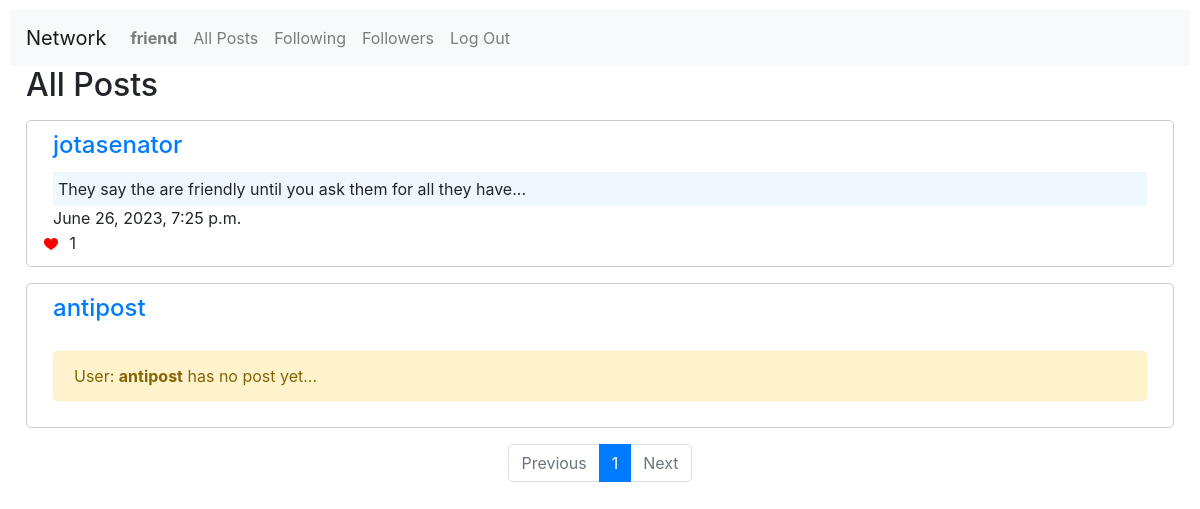
Page /following (signed in) on the committed database.
### network/models.py (models this page shows)
class User(AbstractUser):
    pass

class Post(models.Model):
    user = models.ForeignKey(
        User, on_delete=models.CASCADE, default=None, related_name="post"
    )
    created_at = models.DateTimeField(default=timezone.now)
    text = models.TextField(default="")
    likes = models.ManyToManyField(User, related_name="likes")

### network/views.py (the view)
# urls.py: path("following", views.following, name="following"),
@login_required
def following(request):
    following = request.user.profile.following.all()
    following_without_post = request.user.profile.following.all().filter(
        post__isnull=True
    )
    allPosts = Post.objects.all().filter(user__in=following).order_by("-created_at")
    paginator = Paginator(allPosts, 10)
    page_number = request.GET.get("page")
    page_obj = paginator.get_page(page_number)
    return render(
        request,
        "network/following.html",
        {"page_obj": page_obj, "following_without_post": following_without_post},
    )

### network/templates/network/following.html (shortened to what this page needs)
{% extends "network/layout.html" %}
{% block body %}
<h2 class="ml-3">All Posts</h2>
<div>
    {% if user.is_authenticated %}
    {% for post in page_obj%}
    <div class="card-body new-post mt-3">
        <a class="user-link" href="{% url 'profile' post.user %}">
            <h4 class=" card-title ml-3">{{post.user}}</h4>
        </a>
        <p class="card-text ml-3 mr-3 text">{{post.text}}</p>
        <p class="card-text ml-3">{{post.created_at}}</p>
        <div>
            <button class="like-button" data-post-id="{{ post.id }}">
            </button>
            <span id="likes-{{ post.id }}">{{ post.likes.count }}</span>
        </div>
    </div>
    {% endfor %}
    {% for mute_user in following_without_post %}
    <div class="card-body new-post mt-3">
        <a class="user-link" href="{% url 'profile' mute_user %}">
            <h4 class=" card-title ml-3">{{mute_user}}</h4>
        </a>
        <p class="alert alert-warning ml-3 mr-3 mt-3"> User: <b>{{mute_user}}</b> has no post yet...</p>
    </div>
    {% endfor %}
    {% include 'network/pagination.html' %}
    {% endif %}
</div>
{% endblock %}

### network/templates/network/layout.html (shortened to what this page needs)
{% load static %}
<!DOCTYPE html>
<html lang="en">
<head>
    <link rel="stylesheet" href="https://stackpath.bootstrapcdn.com/bootstrap/4.4.1/css/bootstrap.min.css"
>
    <link href="{% static 'network/styles.css' %}" rel="stylesheet">
</head>
<body>
    <nav class="navbar navbar-expand-lg navbar-light bg-light">
        <a class="navbar-brand" href="#">Network</a>
        <div>
            <ul class="navbar-nav mr-auto">
                {% if user.is_authenticated %}
                <li class="nav-item">
                    <a class="nav-link" href="{% url 'profile' user.username %}">
                        <strong>{{ user.username }}</strong>
                    </a>
                </li>
                {% endif %}
                <li class="nav-item">
                    <a class="nav-link" href="{% url 'index' %}">All Posts</a>
                </li>
                {% if user.is_authenticated %}
                <li class="nav-item">
                    <a class="nav-link" href="{% url 'following' %}">Following</a>
                </li>
                <li class="nav-item">
                    <a class="nav-link" href="{% url 'followers' %}">Followers</a>
                </li>
                <li class="nav-item">
                    <a class="nav-link" href="{% url 'logout' %}">Log Out</a>
                </li>
                {% endif %}
            </ul>
        </div>
    </nav>
    <div class="body">
        {% block body %}
        {% endblock %}
    </div>
</body>
</html>

### network/static/network/styles.css (style rules this page uses)
:root { --blue-main-color: #007bff; }
body { padding: 10px; }
.new-post { border: 1px solid #ccc; padding: 10px; margin: 0 1rem; border-radius: 5px; }
p { margin-bottom: 0; }
.card-text.text { background-color: aliceblue; padding: 5px 5px; }
.user-link { display: inline-block; text-decoration: none !important; }
.like-button { background-color: transparent; border: none; cursor: pointer; }

### rows in the picture
User: username "friend"
Post: user "jotasenator", text "They say the are friendly until you ask them for all they have...", created_at "June 26, 2023, 7:25 p.m.", likes.count "1"
User: username "antipost"

### other values in the picture
{{ i }} "1"
